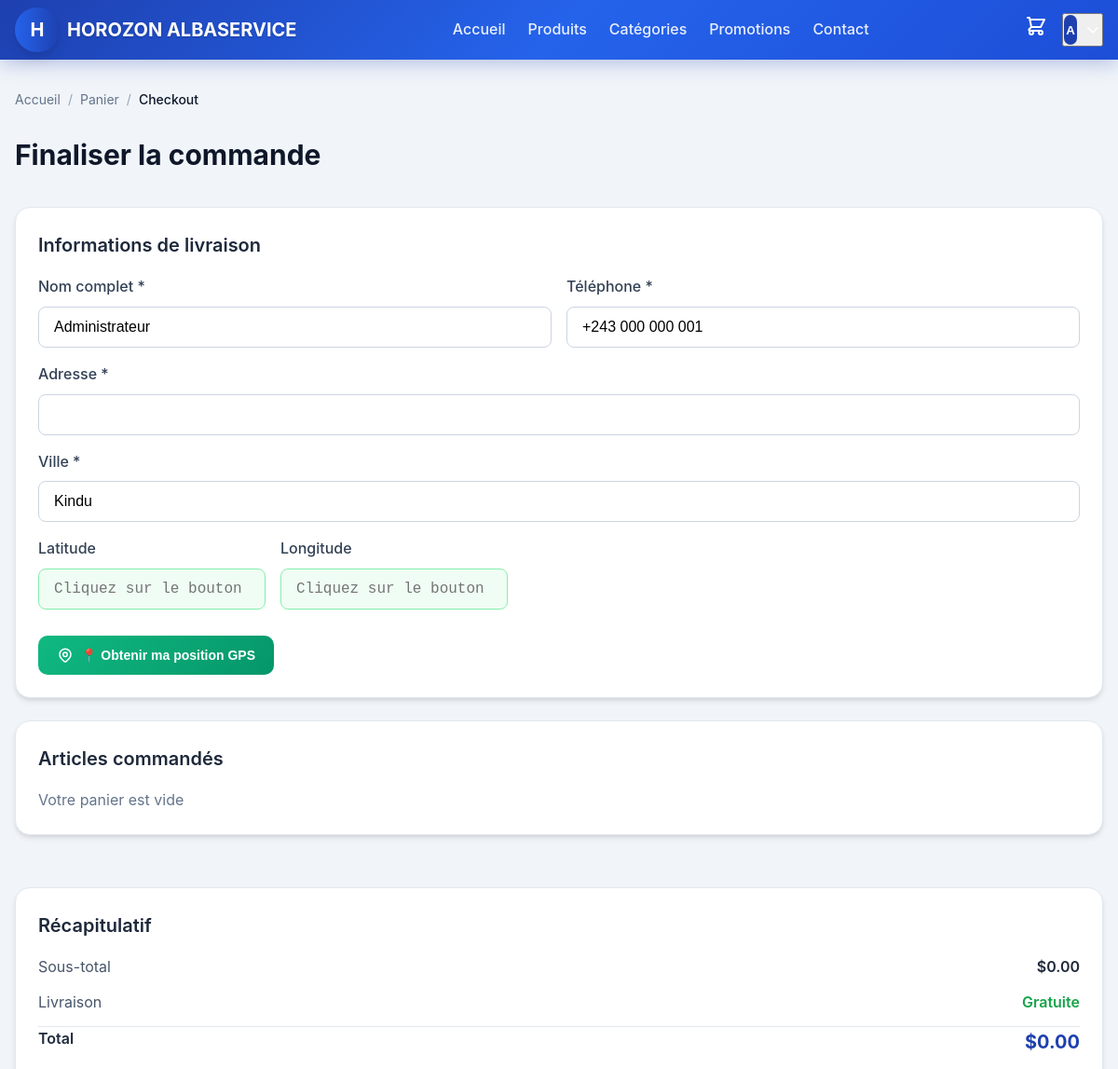
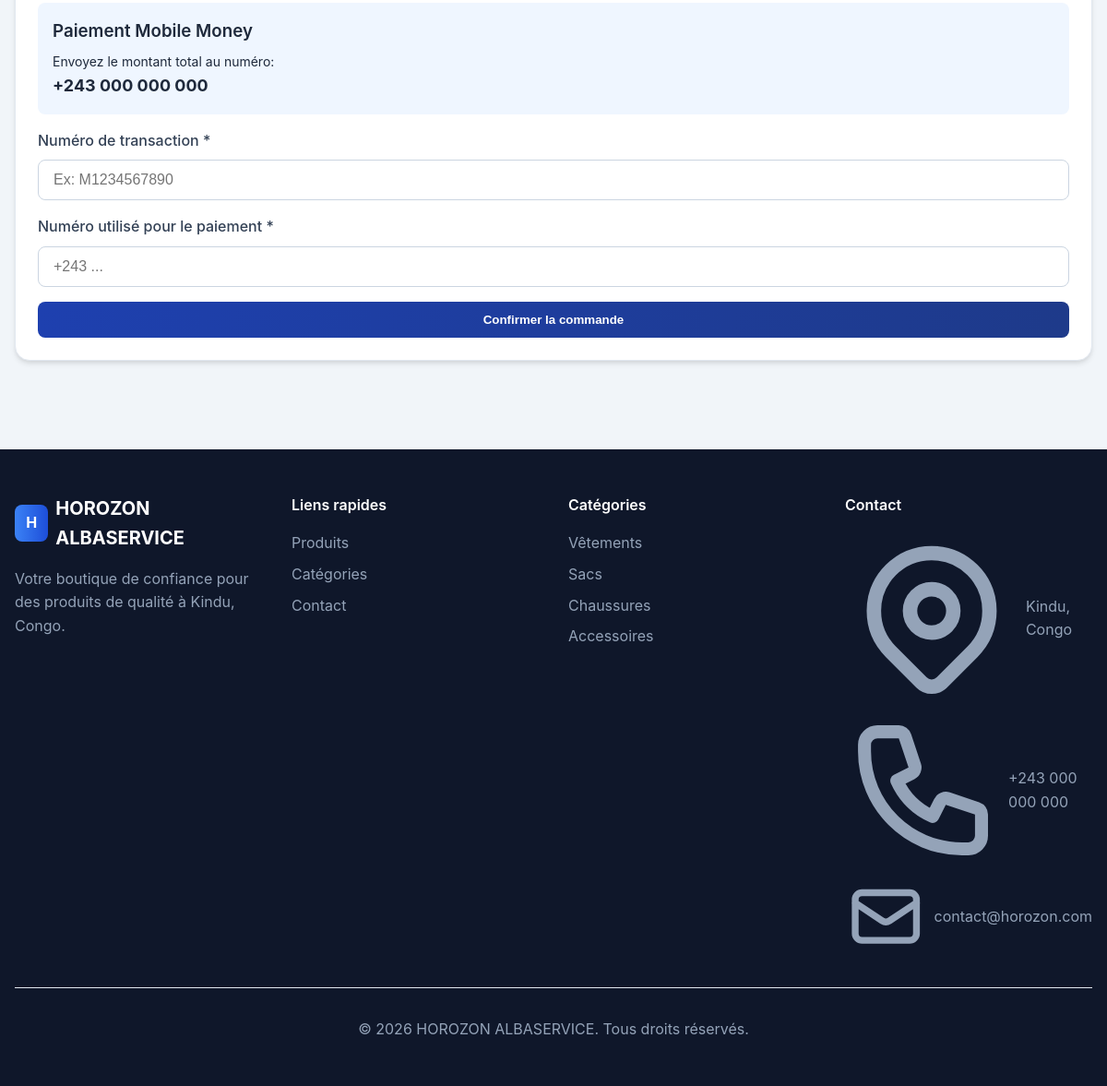
The page /checkout.php (signed in) on the database its author committed (2 pictures, top to bottom).
### tables this page shows
CREATE TABLE IF NOT EXISTS users (
    id INT AUTO_INCREMENT PRIMARY KEY,
    name VARCHAR(255) NOT NULL,
    email VARCHAR(255) NOT NULL UNIQUE,
    phone VARCHAR(50),
    password VARCHAR(255) NOT NULL,
    profile_image TEXT,
    role ENUM('client', 'admin', 'livreur') NOT NULL DEFAULT 'client',
    address TEXT,
    city VARCHAR(100),
    latitude DECIMAL(10, 8),
    longitude DECIMAL(11, 8),
    is_active TINYINT(1) DEFAULT 1,
    created_at TIMESTAMP DEFAULT CURRENT_TIMESTAMP,
    updated_at TIMESTAMP DEFAULT CURRENT_TIMESTAMP ON UPDATE CURRENT_TIMESTAMP
);

CREATE TABLE IF NOT EXISTS settings (
    id INT AUTO_INCREMENT PRIMARY KEY,
    setting_key VARCHAR(255) NOT NULL UNIQUE,
    setting_value TEXT NOT NULL,
    updated_at TIMESTAMP DEFAULT CURRENT_TIMESTAMP ON UPDATE CURRENT_TIMESTAMP
);

### config/functions.php (called while the page is built, shortened)
<?php
function getCurrentUser() {
    $db = getDB();
    $stmt = $db->prepare("SELECT * FROM users WHERE id = ? AND is_active = 1");
    $stmt->execute([$_SESSION['user_id']]);
    $user = $stmt->fetch();
    return $user ?: null;
}
function getSetting($key) {
    $db = getDB();
    $stmt = $db->prepare("SELECT setting_value FROM settings WHERE setting_key = ?");
    $stmt->execute([$key]);
    $result = $stmt->fetch();
    return $result ? $result['setting_value'] : null;
}

### checkout.php (the view, shortened to what this page needs)
<?php
require_once 'config/functions.php';
include 'components/header.php';
?>
<div class="container py-8">
    <nav class="breadcrumb mb-6">
        <a href="index.php" class="breadcrumb-item">Accueil</a>
        <span class="breadcrumb-separator">/</span>
        <a href="panier.php" class="breadcrumb-item">Panier</a>
        <span class="breadcrumb-separator">/</span>
        <span class="text-gray-900 font-medium">Checkout</span>
    </nav>
    <h1 class="text-3xl font-bold text-gray-900 mb-8">Finaliser la commande</h1>
    <form id="checkoutForm" method="POST" class="flex flex-col lg:flex-row gap-8">
        <div class="flex-1">
            <div class="card p-6 mb-6">
                <h2 class="text-xl font-semibold mb-4">Informations de livraison</h2>
                <div class="grid grid-cols-1 md:grid-cols-2 gap-4">
                    <div class="form-group">
                        <label class="form-label">Nom complet *</label>
                        <input type="text" name="customer_name" class="form-input" value="<?= htmlspecialchars($user['name'] ?? '') ?>" required>
                    </div>
                    <div class="form-group">
                        <label class="form-label">Téléphone *</label>
                        <input type="tel" name="customer_phone" class="form-input" value="<?= htmlspecialchars($user['phone'] ?? '') ?>" required>
                    </div>
                </div>
                <div class="form-group">
                    <label class="form-label">Adresse *</label>
                    <input type="text" name="customer_address" class="form-input" value="<?= htmlspecialchars($user['address'] ?? '') ?>" required>
                </div>
                <div class="form-group">
                    <label class="form-label">Ville *</label>
                    <input type="text" name="customer_city" class="form-input" value="<?= htmlspecialchars($user['city'] ?? 'Kindu') ?>" required>
                </div>
                <div class="flex items-center gap-4">
                    <div class="form-group flex-1">
                        <label class="form-label">Latitude</label>
                        <input type="text" name="customer_latitude" id="customer_latitude" class="form-input gps-input" value="<?= htmlspecialchars($user['latitude'] ?? '') ?>" readonly placeholder="Cliquez sur le bouton">
                    </div>
                    <div class="form-group flex-1">
                        <label class="form-label">Longitude</label>
                        <input type="text" name="customer_longitude" id="customer_longitude" class="form-input gps-input" value="<?= htmlspecialchars($user['longitude'] ?? '') ?>" readonly placeholder="Cliquez sur le bouton">
                    </div>
                </div>
                <button type="button" onclick="getUserLocation()" class="btn-gps mt-3">
                    📍 Obtenir ma position GPS
                </button>
            </div>
            <div class="card p-6 mb-6">
                <h2 class="text-xl font-semibold mb-4">Articles commandés</h2>
                <div id="checkoutItems">
                </div>
            </div>
        </div>
        <div class="lg:w-96">
            <div class="card p-6 sticky" style="top: 100px;">
                <h2 class="text-xl font-semibold mb-4">Récapitulatif</h2>
                <div class="space-y-3 mb-4">
                    <div class="flex justify-between">
                        <span class="text-gray-600">Sous-total</span>
                        <span class="font-semibold" id="checkoutSubtotal">$0.00</span>
                    </div>
                    <div class="flex justify-between">
                        <span class="text-gray-600">Livraison</span>
                        <span class="font-semibold text-green-600">Gratuite</span>
                    </div>
                    <div class="border-t pt-3 flex justify-between">
                        <span class="font-semibold">Total</span>
                        <span class="font-bold text-xl text-blue-600" id="checkoutTotal">$0.00</span>
                    </div>
                </div>
                <div class="bg-blue-50 rounded-lg p-4 mb-4">
                    <h3 class="font-semibold text-blue-900 mb-2">Paiement Mobile Money</h3>
                    <p class="text-sm text-blue-700">Envoyez le montant total au numéro:</p>
                    <p class="text-lg font-bold text-blue-900"><?= getSetting('payment_phone') ?? '+243 000 000 000' ?></p>
                </div>
                <div class="form-group">
                    <label class="form-label">Numéro de transaction *</label>
                    <input type="text" name="transaction_number" class="form-input" placeholder="Ex: M1234567890" required>
                </div>
                <div class="form-group">
                    <label class="form-label">Numéro utilisé pour le paiement *</label>
                    <input type="tel" name="payment_phone" class="form-input" placeholder="+243 ..." required>
                </div>
                <button type="submit" class="btn btn-primary w-full">
                    Confirmer la commande
                </button>
            </div>
        </div>
    </form>
</div>
<?php include 'components/footer.php'; ?>

### components/header.php (shortened to what this page needs)
<?php
$user = getCurrentUser();
?>
<!DOCTYPE html>
<html lang="fr">
<head>
    <link rel="stylesheet" href="css/style.css">
</head>
<body>
    <header class="header">
        <div class="container">
            <div class="flex items-center justify-between" style="height: 4rem;">
                <a href="index.php" class="header-logo">
                    <div class="w-12 h-12 rounded-full bg-gradient-to-r from-blue-600 to-blue-800 flex items-center justify-center text-white font-bold text-xl border-4 border-white shadow-lg">
                        H
                    </div>
                    <span class="header-logo-text hidden md:block">HOROZON ALBASERVICE</span>
                </a>
                <nav class="header-nav hidden md:flex">
                    <a href="index.php" class="header-nav-link <?= $_SERVER['REQUEST_URI'] === '/' || $_SERVER['REQUEST_URI'] === '/index.php' ? 'active' : '' ?>">Accueil</a>
                    <a href="produits.php" class="header-nav-link <?= strpos($_SERVER['REQUEST_URI'], 'produits') !== false ? 'active' : '' ?>">Produits</a>
                    <a href="categories.php" class="header-nav-link <?= strpos($_SERVER['REQUEST_URI'], 'categories') !== false ? 'active' : '' ?>">Catégories</a>
                    <a href="promotions.php" class="header-nav-link <?= strpos($_SERVER['REQUEST_URI'], 'promotions') !== false ? 'active' : '' ?>">Promotions</a>
                    <a href="contact.php" class="header-nav-link <?= strpos($_SERVER['REQUEST_URI'], 'contact') !== false ? 'active' : '' ?>">Contact</a>
                </nav>
                <div class="header-actions">
                    <a href="panier.php" class="header-cart">
                    </a>
                    <?php if ($user): ?>
                        <div class="dropdown">
                            <button onclick="toggleDropdown()" class="flex items-center gap-2 cursor-pointer">
                                <?php if (!empty($user['profile_image'])): ?>
                                    <img src="<?= htmlspecialchars($user['profile_image']) ?>"
                                         alt="<?= htmlspecialchars($user['name']) ?>"
                                         class="w-8 h-8 rounded-full object-cover">
                                <?php else: ?>
                                    <div class="w-8 h-8 bg-blue-600 rounded-full flex items-center justify-center text-white font-semibold">
                                        <?= strtoupper(substr($user['name'], 0, 1)) ?>
                                    </div>
                                <?php endif; ?>
                                <svg class="w-4 h-4 text-white hidden md:block" fill="none" stroke="currentColor" viewBox="0 0 24 24">
                                    <path stroke-linecap="round" stroke-linejoin="round" stroke-width="2" d="M19 9l-7 7-7-7"></path>
                                </svg>
                            </button>
                        </div>
                    <?php else: ?>
                        <a href="login.php" class="btn btn-white btn-sm">Connexion</a>
                    <?php endif; ?>
                </div>
            </div>
        </div>
    </header>
    <main>

### components/footer.php (shortened to what this page needs)
<?php
$shopName = getSetting('shop_name') ?? 'HOROZON ALBASERVICE';
$shopAddress = getSetting('shop_address') ?? 'Kindu, Congo';
?>
    </main>
    <footer class="footer">
        <div class="container">
            <div class="grid grid-cols-1 md:grid-cols-4 gap-8">
                <div>
                    <div class="flex items-center gap-2 mb-4">
                        <div class="w-10 h-10 bg-gradient-to-r from-blue-500 to-blue-700 rounded-lg flex items-center justify-center text-white font-bold">
                            H
                        </div>
                        <span class="text-xl font-bold text-white"><?= htmlspecialchars($shopName) ?></span>
                    </div>
                    <p class="text-gray-400">Votre boutique de confiance pour des produits de qualité à <?= htmlspecialchars($shopAddress) ?>.</p>
                </div>
                <div>
                    <h4 class="footer-title">Liens rapides</h4>
                    <ul class="space-y-2">
                        <li><a href="produits.php" class="footer-link">Produits</a></li>
                        <li><a href="categories.php" class="footer-link">Catégories</a></li>
                        <li><a href="contact.php" class="footer-link">Contact</a></li>
                    </ul>
                </div>
                <div>
                    <h4 class="footer-title">Catégories</h4>
                    <ul class="space-y-2">
                        <li><a href="categories.php" class="footer-link">Vêtements</a></li>
                        <li><a href="categories.php" class="footer-link">Sacs</a></li>
                        <li><a href="categories.php" class="footer-link">Chaussures</a></li>
                        <li><a href="categories.php" class="footer-link">Accessoires</a></li>
                    </ul>
                </div>
                <div>
                    <h4 class="footer-title">Contact</h4>
                    <ul class="space-y-2 text-gray-400">
                        <li class="flex items-center gap-2">
                            <?= htmlspecialchars($shopAddress) ?>
                        </li>
                        <li class="flex items-center gap-2">
                            +243 000 000 000
                        </li>
                        <li class="flex items-center gap-2">
                            <svg class="w-5 h-5" fill="none" stroke="currentColor" viewBox="0 0 24 24">
                                <path stroke-linecap="round" stroke-linejoin="round" stroke-width="2" d="M3 8l7.89 5.26a2 2 0 002.22 0L21 8M5 19h14a2 2 0 002-2V7a2 2 0 00-2-2H5a2 2 0 00-2 2v10a2 2 0 002 2z"></path>
                            </svg>
                            contact@horozon.com
                        </li>
                    </ul>
                </div>
            </div>
            <div class="border-t border-gray-800 mt-8 pt-8 text-center text-gray-400">
                <p>&copy; <?= date('Y') ?> <?= htmlspecialchars($shopName) ?>. Tous droits réservés.</p>
            </div>
        </div>
    </footer>
</body>
</html>

### rows shown on the page
users: name "A", customer_name "Administrateur", customer_phone "+243 000 000 001", customer_city "Kindu"
settings: setting_value "+243 000 000 000"
settings: setting_value "HOROZON ALBASERVICE"
settings: setting_value "Kindu, Congo"
